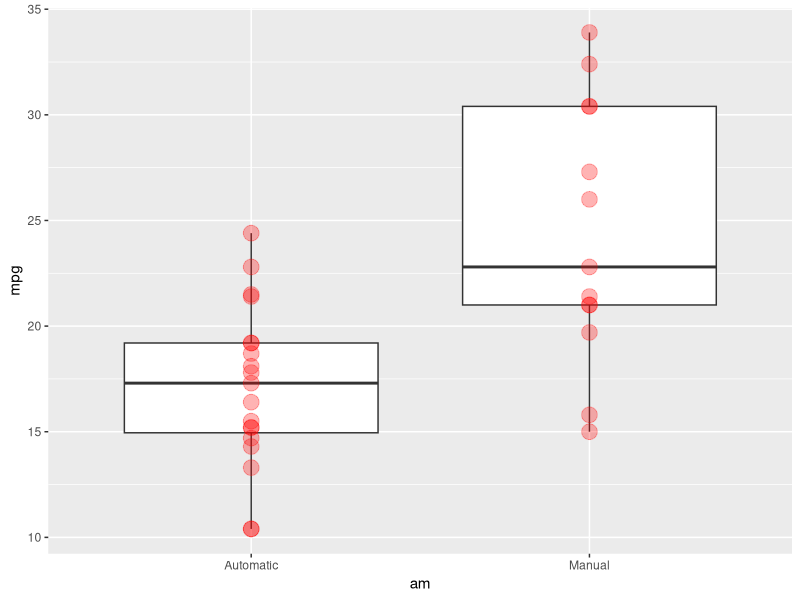
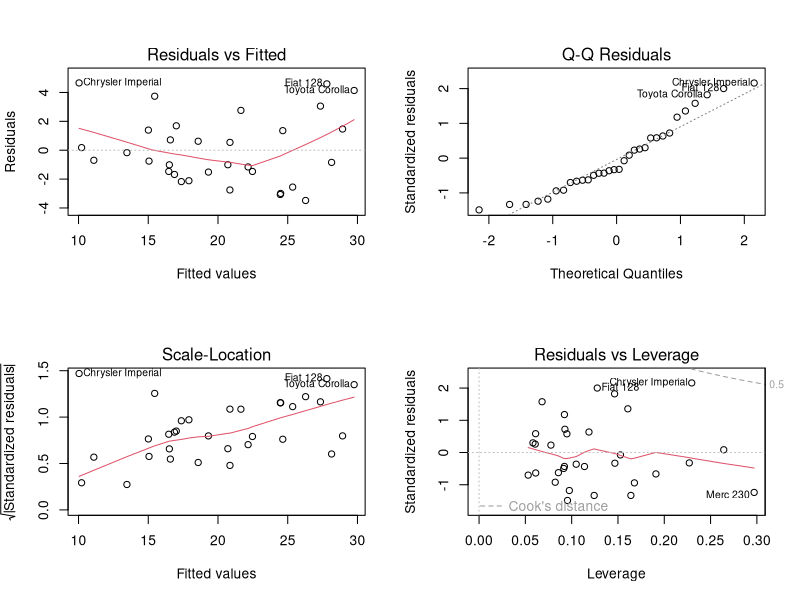

Recreate these plots in R, in order.
## ---- chunk 1
library(ggplot2); library(car)
data(mtcars)
dim(mtcars)
mtcars$am <- factor(ifelse(mtcars$am==0, "Automatic", "Manual"))
## ---- chunk 2
g <- ggplot(data = mtcars, aes(x = am, y = mpg))
g <-  g + geom_boxplot() + geom_point(col = "red", alpha = 0.3, size =5)
g
## ---- chunk 3
fit <- lm(mpg ~ am, data = mtcars)
summary(fit)$coefficients
## ---- chunk 4
full <- lm(mpg ~., data = mtcars) 
final <- step(full)
## ---- chunk 5
summary(final)
## ---- chunk 6
vif(final)
## ---- chunk 7
par(mfrow=c(2,2))
plot(final)
